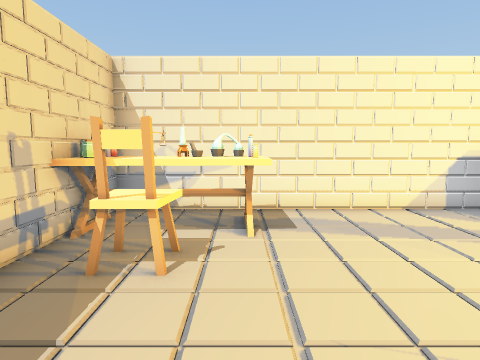
view 1 (above)

18 first-person views from a walk through a Unity game level. The camera is 1.5 m above the floor, tilts 6° down and sees 75° across. The floor is counted in squares, 0.9 m on a side. Each view is taken from the middle of a square. On the plan, view 1 faces up. The plan holds only what a view shows up to about 16 squares ahead; the rest is blank. The player character is not drawn.

view 2
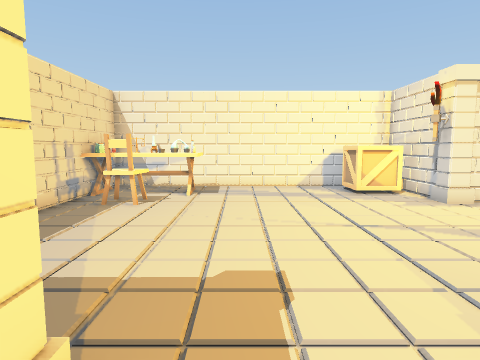

view 3
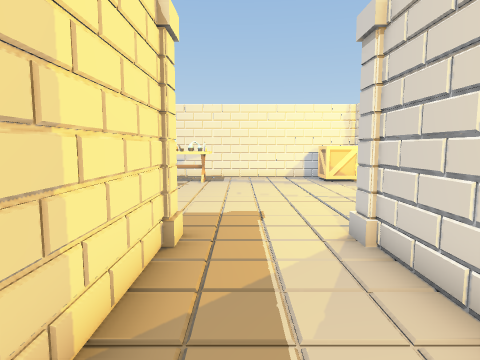

view 4
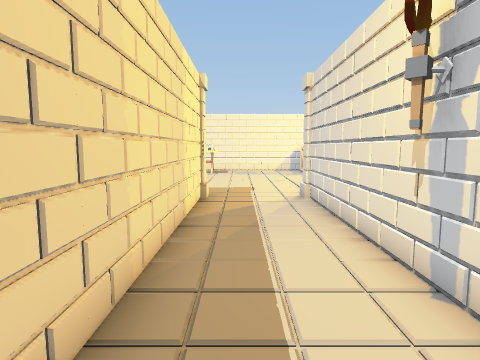

view 5
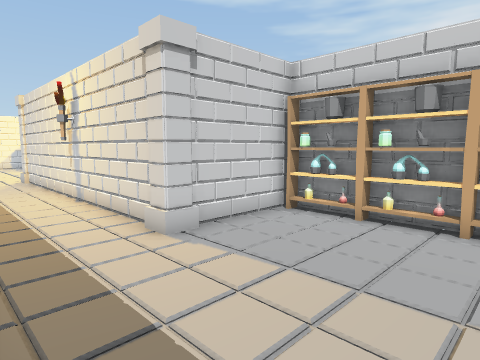

view 6
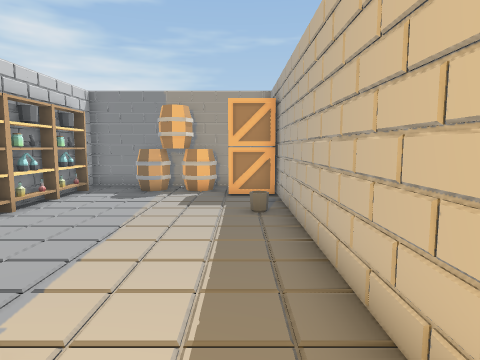

view 7
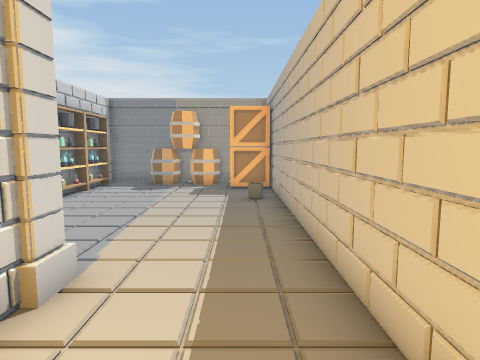

view 8
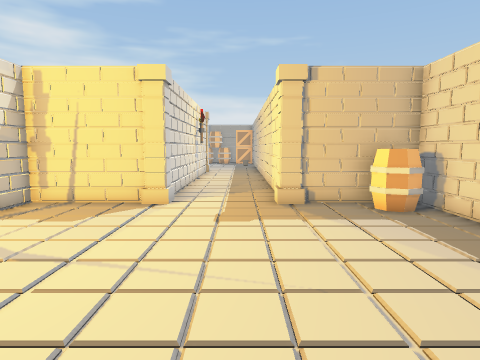

view 9
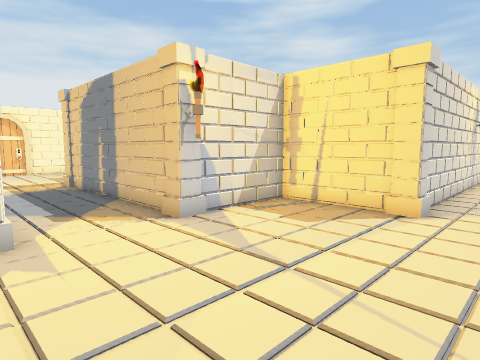

view 10
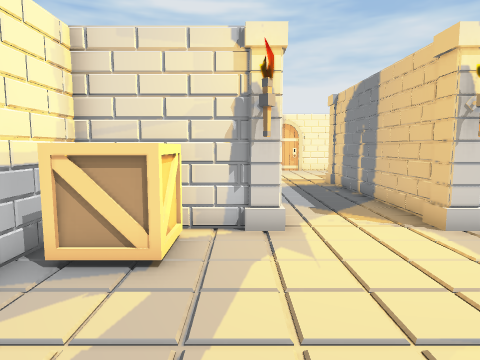

view 11
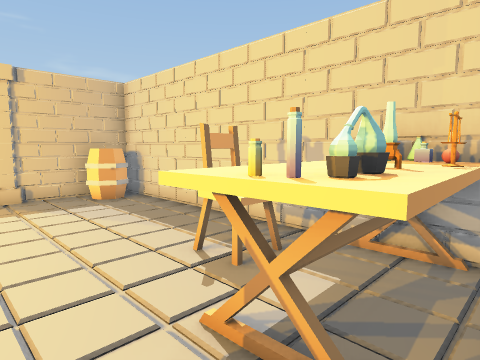

view 12
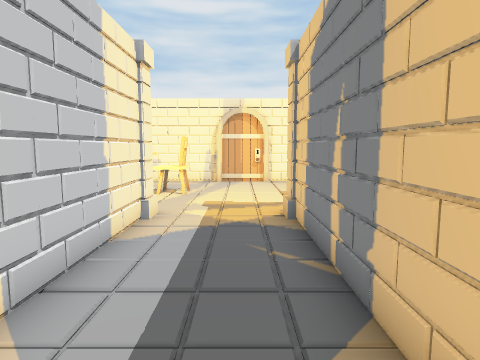

view 13
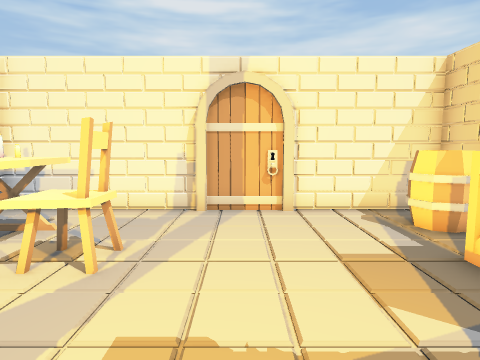

view 14
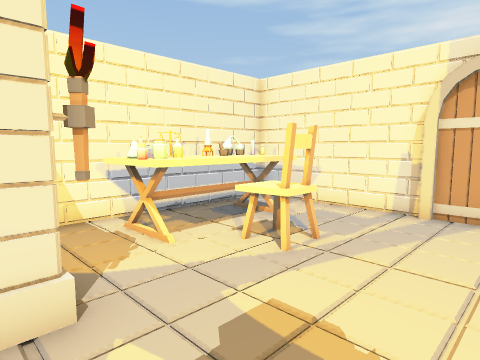

view 15
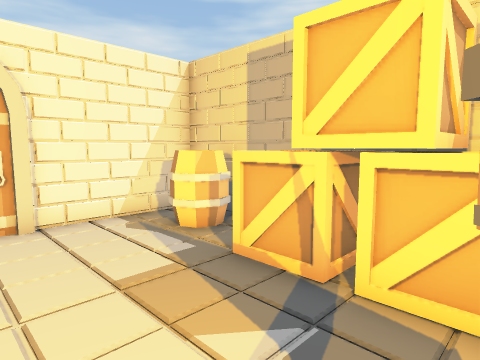

view 16
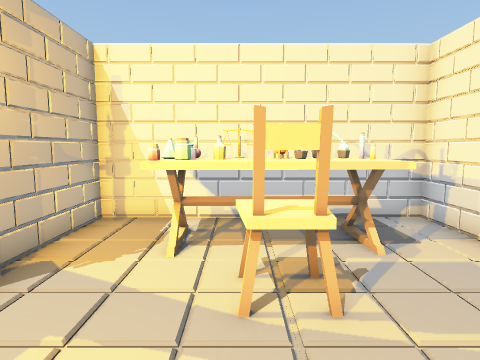

view 17
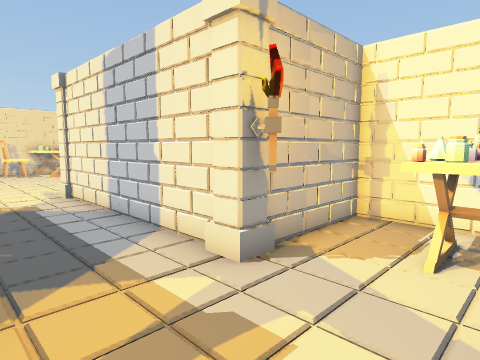

view 18
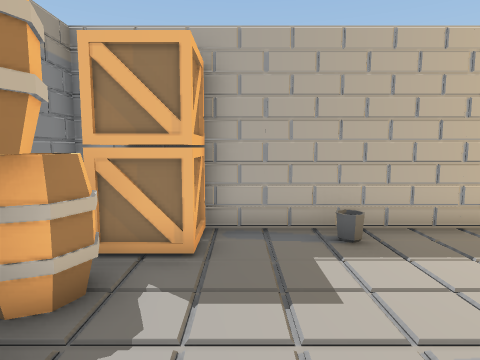

### Floor plan
Points are (right, up) in squares from view 1. A wall is a line through its corners. A room is listed if a view was taken in it or the views show most of it. See-through windows are left out.
Room 1 (views 1, 8, 9, 10, 11)
walls: (4.8, -3.3) (8.3, -3.3) (8.3, 0.1); (-3.3, 5.2) (-3.3, -3.3) (0.3, -3.3); (8.3, 4.7) (8.3, 8.3) (-3.3, 8.3) (-3.3, 7.6); (4.3, -5.6) (4.3, -3.8); (8, -3.4) (8.3, -3)
ways out: opening at (3, -5.7) to room 2; opening at (8.3, 3) to room 3
objects: barrel (-3, -3) to (-2, -2); flask (-3, 7); chair (-2, 4) to (-1, 5); table (-2, 6) to (0, 7); lamp (-1, 7); column (1, -3); column (4, -3); crate (6, 6) to (8, 7); column (8, 1)
Room 2 (views 2, 3, 4, 5, 6, 7, 18)
walls: (4.3, -15.3) (4.3, -5.6); (8.3, -16.6) (8.3, -15.7) (4.9, -15.7); (5.4, -27.3) (8.3, -27.3) (8.3, -26.8); (0.7, -27.3) (3.5, -27.3); (0.7, -3.8) (0.7, -24.3)
ways out: opening at (3, -5.7) to room 1
objects: crate (1, -26) to (2, -25); crate (1, -25); barrel (3, -27) to (4, -26); barrel (4, -26) to (5, -26); column (4, -16); torch (4, -10); barrel (5, -27) to (6, -26); shelf (8, -26) to (8, -24); shelf (8, -23) to (8, -22); shelf (8, -21) to (8, -20); shelf (8, -19) to (8, -18); shelf (8, -17)
Room 3 (views 12, 13, 14, 15, 16, 17)
walls: (16.3, 4.3) (8.8, 4.3); (24.1, 2.7) (24.1, 3.2); (24.3, 3.1) (24.3, 8.3) (16.7, 8.3) (16.7, 5.6); (24.1, 0.5) (24.1, 1.2); (24.3, 0.7) (24.3, 2.9); (20.5, -3.3) (24.3, -3.3) (24.3, 0.6); (24.3, 8) (24, 8.3); (8.9, 0.7) (16.3, 0.7)
ways out: opening at (8.3, 3) to room 1
objects: column (8, 4); crate (17, -2) to (18, -2); torch (17, 0); column (17, 1); column (17, 4); torch (17, 5); crate (18, -3) to (19, -3); crate (19, -3) to (20, -2); jar (19, 6); other object (19, 7); chair (20, 4) to (21, 5); flask (20, 6); table (20, 6) to (22, 7); lamp (21, 7); barrel (22, -2) to (23, -2)

Where each view was taken, in squares from view 1:
view 1: 0 up, 0 right, facing up
view 2: 5 down, 2 right, facing up
view 3: 9 down, 2 right, facing up
view 4: 14 down, 2 right, facing up
view 5: 21 down, 1 right, facing up-right
view 6: 14 down, 2 right, facing down
view 7: 12 down, 2 right, facing down
view 8: 6 up, 2 right, facing down
view 9: 5 up, 2 right, facing down-right
view 10: 5 up, 2 right, facing right
view 11: 8 up, 2 right, facing down-left
view 12: 2 up, 9 right, facing right
view 13: 2 up, 16 right, facing right
view 14: 1 up, 16 right, facing up-right
view 15: 2 up, 17 right, facing down-right
view 16: 1 up, 20 right, facing up
view 17: 1 up, 20 right, facing up-left
view 18: 24 down, 7 right, facing left
